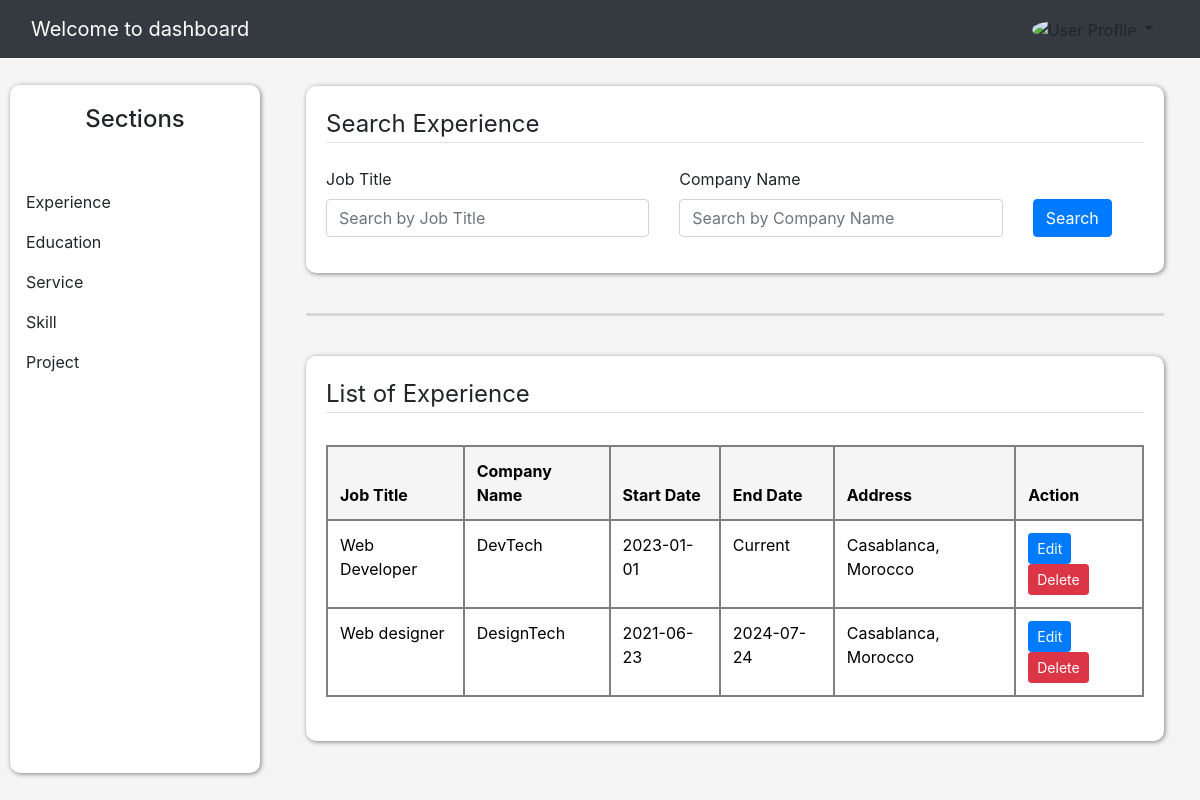
The page /dashboard/list_experiences (signed in) on the database its author committed.
### website/models.py (models this page shows, shortened)
class Experience(db.Model):
    id = db.Column(db.Integer, primary_key=True)
    job_title = db.Column(db.String(50), nullable=False)
    company_name = db.Column(db.String(50), nullable=False)
    start_date = db.Column(db.Date, nullable=False)
    end_date = db.Column(db.Date, nullable=True)
    is_current = db.Column(db.Boolean, default=False, nullable=False)
    address = db.Column(db.String(1000), nullable=False)
    description = db.Column(db.Text, nullable=False)
    user_id = db.Column(db.Integer, db.ForeignKey('user.id'), nullable=False)
    date_posted = db.Column(db.DateTime, nullable=False, default=datetime.utcnow)

### website/route_sections/experience.py (the view)
@app.route('/dashboard/list_experiences', methods=['GET'])
@login_required
def experience():
    user_id = current_user.id
    job_title = request.args.get('job_title', '')
    company_name = request.args.get('company_name', '')
    query = Experience.query.filter_by(user_id=user_id)
    if job_title:
        query = query.filter(Experience.job_title.ilike(f'%{job_title}%'))
    if company_name:
        query = query.filter(Experience.company_name.ilike(f'%{company_name}%'))
    experiences = query.all()
    return render_template('admin/Experiences/list_experiences.html', experiences=experiences)

### website/models.py (called while the page is built)
@login_manager.user_loader
def load_user(user_id):
    return User.query.get(int(user_id))

### website/templates/admin/Experiences/list_experiences.html (shortened to what this page needs)
{% extends "admin/Experiences/experience.html" %}
{% block content %}
<div class="cl-crud">
    <legend class="border-bottom mb-4">Search Experience</legend>
    <form method="GET" action="{{ url_for('experience') }}" class="mb-3 mt-4">
        <div class="row align-items-end">
            <div class="col-md-5">
                <label class="form-control-label" >Job Title</label>
                <input type="text" name="job_title" class="form-control" placeholder="Search by Job Title" value="{{ request.args.get('job_title', '') }}">
            </div>
            <div class="col-md-5">
                <label class="form-control-label">Company Name</label>
                <input type="text" name="company_name" class="form-control" placeholder="Search by Company Name" value="{{ request.args.get('company_name', '') }}">
            </div>
            <div class="col-md-1 d-grid">
                <button type="submit" class="btn btn-primary">Search</button>
            </div>
        </div>
    </form>
</div>
<br>
<hr>
<br>
<div class="list-section">
    <legend class="border-bottom">List of Experience</legend>
    <p-card class="m-1 mt-1 mb-1">
        <table class="table table-bordered">
            <thead>
                <tr>
                    <th scope="col">Job Title</th>
                    <th scope="col">Company Name</th>
                    <th scope="col">Start Date</th>
                    <th scope="col">End Date</th>
                    <th scope="col">Address</th>
                    <th scope="col-2">Action</th>
                </tr>
            </thead>
            <tbody>
                {% if experiences %}
                    {% for experience in experiences %}
                    <tr>
                        <td>{{ experience.job_title }}</td>
                        <td>{{ experience.company_name }}</td>
                        <td>{{ experience.start_date }}</td>
                        <td>
                            {% if experience.is_current %}
                                Current
                            {% else %}
                                {{ experience.end_date }}
                            {% endif %}
                        </td>
                        <td>{{ experience.address }}</td>
                        <td>
                            <a href="{{ url_for('update_experience', experience_id=experience.id) }}" class="btn btn-sm btn-primary cl-edit">
                                <span>Edit</span>
                            </a>
                            <a href="{{ url_for('delete_experience', experience_id=experience.id) }}" class="btn btn-sm btn-danger cl-delete" onclick="return confirm('Are you sure you want to delete this item?');">
                                <span>Delete</span>
                            </a>
                        </td>
                    </tr>
                    {% endfor %}
                {% else %}
                    <tr>
                        <td colspan="6" class="text-center">Result not found</td>
                    </tr>
                {% endif %}
            </tbody>
        </table>
    </p-card>
</div>
{% endblock content %}

### website/static/css/dashboard.css (style rules this page uses)
body { background: whitesmoke; }
.list-section, .cl-crud { background: white; box-shadow: 1px 1px 5px gray; padding: 20px; border-radius: 10px; }
hr { margin-top: 1rem; margin-bottom: 1rem; border: 0; border-top: 3px solid gray; }
.table thead th { vertical-align: bottom; border-bottom: 2px solid gray; background: whitesmoke; }
.table-bordered td, .table-bordered th { border: 2px solid gray; }
.table-bordered { border: 2px solid gray; }
.table { width: 100%; margin-bottom: 0rem; color: #212529; }

### rows shown on the page
Experience: job_title "Web Developer", company_name "DevTech", start_date "2023-01-01", is_current "Current", address "Casablanca, Morocco"
Experience: job_title "Web designer", company_name "DesignTech", start_date "2021-06-23", end_date "2024-07-24", address "Casablanca, Morocco"
